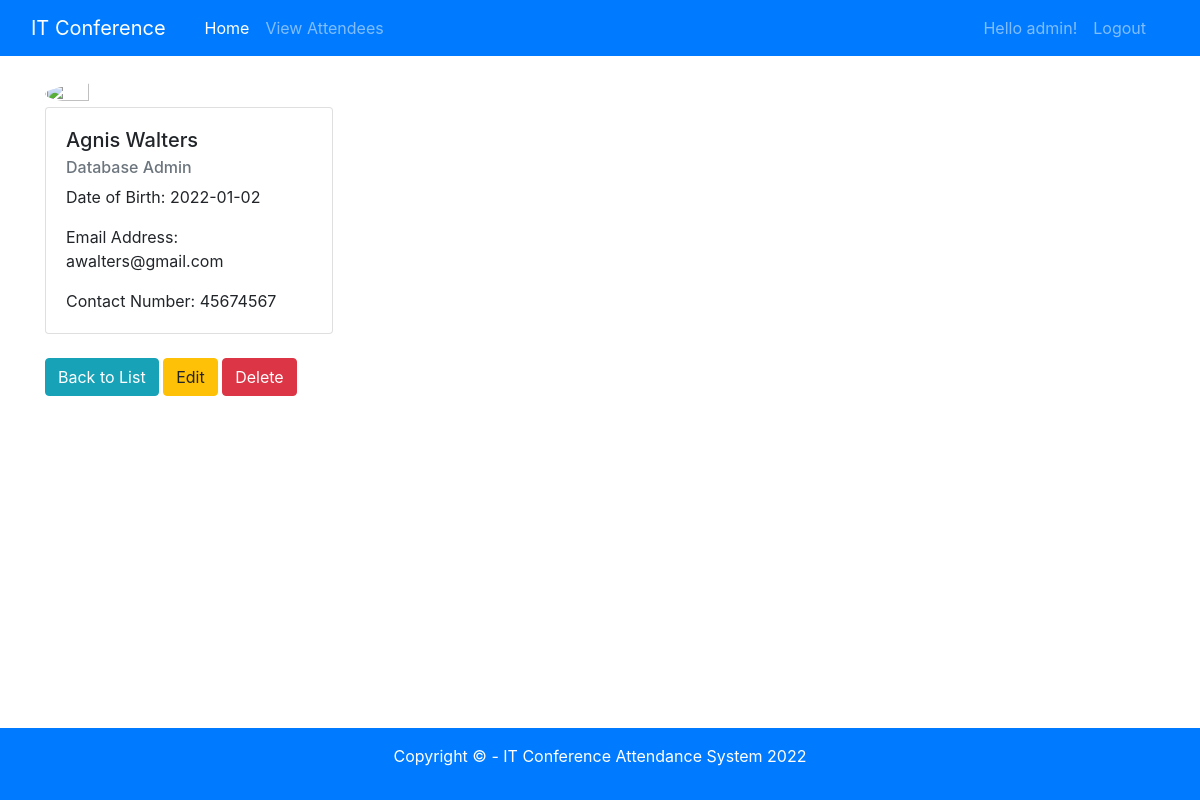
Screenshot of /view.php?id=2 (signed in) with the database file from the repository.
### tables this page shows
CREATE TABLE `attendee` (
  `attendee_id` int(11) NOT NULL,
  `firstname` varchar(100) NOT NULL,
  `lastname` varchar(100) NOT NULL,
  `dateofbirth` date NOT NULL,
  `emailaddress` varchar(100) NOT NULL,
  `contactnumber` varchar(15) NOT NULL,
  `specialty_id` int(11) NOT NULL,
  `avatar_path` varchar(200) DEFAULT NULL
);

CREATE TABLE `specialties` (
  `specialty_id` int(11) NOT NULL,
  `name` varchar(50) NOT NULL
);

### db/crud.php (called while the page is built, shortened)
<?php
class crud
{
    private $db;
    function __construct($conn)
    {
        $this->db = $conn;
    }
    public function getAttendeeDetails($id)
    {
        try {
            $sql = "SELECT * FROM attendee a INNER JOIN specialties s ON a.specialty_id = s.specialty_id WHERE attendee_id = :id";
            $stmt = $this->db->prepare($sql);
            $stmt->bindparam(':id', $id);
            $stmt->execute();
            $result = $stmt->fetch();
            return $result;
        } catch (PDOException $e) {
            echo $e->getMessage();
            return false;
        }
    }
}

### db/conn.php (called while the page is built, shortened)
<?php
$host = 'localhost';
$db = 'attendance_db';
$user = 'root';
$pass = '';
$charset = 'utf8mb4';
$dsn = "mysql:host=$host;dbname=$db;charset=$charset";
try {
    $pdo = new PDO($dsn, $user, $pass);
    $pdo->setAttribute(PDO::ATTR_ERRMODE, PDO::ERRMODE_EXCEPTION);
} catch (PDOException $e) {
    throw new PDOException($e->getMessage());
}
require_once 'crud.php';
$crud = new crud($pdo);

### view.php (the view, shortened to what this page needs)
<?php
require_once 'includes/header.php';
require_once 'db/conn.php';
if (!isset($_GET['id'])) {
    include 'includes/errormessage.php';
    header("Location: viewrecords.php");
} else {
    $id = $_GET['id'];
    $result = $crud->getAttendeeDetails($id);
?>
    <img src="<?php echo empty($result['avatar_path']) ? "uploads/blank.png" : $result['avatar_path']; ?>" class="rounded-circle" style="width: 20%; height: 20%"><br>
    <div class="card" style="width: 18rem;">
        <div class="card-body">
            <h5 class="card-title">
                <?php echo $result['firstname'] . ' ' . $result['lastname']; ?>
            </h5>
            <h6 class="card-subtitle mb-2 text-muted">
                <?php echo $result['name']; ?>
            </h6>
            <p class="card-text">Date of Birth:
                <?php echo $result['dateofbirth']; ?>
            </p>
            <p class="card-text">Email Address:
                <?php echo $result['emailaddress']; ?>
            </p>
            <p class="card-text">Contact Number:
                <?php echo $result['contactnumber']; ?>
            </p>
        </div>
    </div>
    <div>
        <br>
        <a href="viewrecords.php" class="btn btn-info">Back to List</a>
        <a href="edit.php?id=<?php echo $result['attendee_id']; ?>" class="btn btn-warning">Edit</a>
        <a onclick="return confirm('Are you sure you want to delete this record?');" href="delete.php?id=<?php echo $result['attendee_id']; ?>" class="btn btn-danger">Delete</a>
    </div>
<?php } ?>
<br>
<br>
<?php require_once 'includes/footer.php'; ?>

### rows the page displays
attendee: firstname "Agnis", lastname "Walters", specialty.name "Database Admin", dateofbirth "2022-01-02", emailaddress "awalters@gmail.com", contactnumber "45674567"

### other values shown
$_SESSION['username'] "admin"
